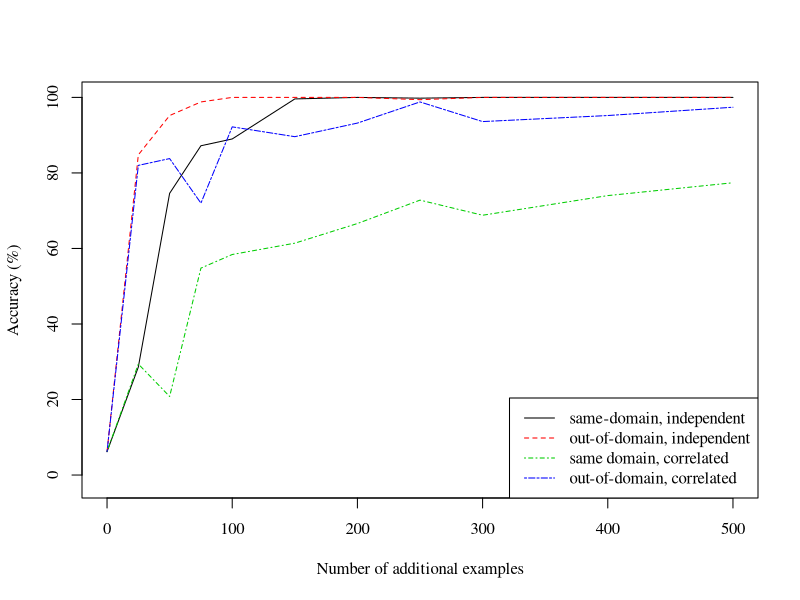

Write R code to recreate this figure.
# Make plot about artificial data
pdf('fig-artificial-aug.pdf', width=5, height=5, pagecentre=T)
par(family='serif')
x = c(0, 25, 50, 75, 100, 150, 200, 250, 300, 400, 500)
y_entities = c(6.2, 29.4, 20.8, 54.8, 58.4, 61.4, 66.6, 72.8, 68.8, 74.0, 77.4)
# y_nesting = c(6.2, 73.8, 84.8, 78.6, 87.4, 84.8, 88.8, 93.4, 68.8, 95.4, 80.4)
y_both = c(6.2, 82.0, 83.8, 72.0, 92.2, 89.6, 93.2, 98.8, 93.6, 95.2, 97.4)
y_more_depth2 = c(6.2, 28.6, 74.6, 87.2, 89.0, 99.6, 100, 99.8, 100, 100, 100)
y_more_depth4 = c(6.2, 84.8, 95.2, 98.8, 100, 100, 100, 99.4, 100, 100, 100)

#y_min = min(c(min(y_entities), min(y_nesting), min(y_both)))
y_min = 0
plot(x, y_more_depth2, col='black', ylim=c(y_min - 2, 100), type='l',
     xlab='Number of additional examples',
     ylab='Accuracy (%)',
     #cex=1.5, cex.axis=1.5, cex.lab=1.5) 
     )
lines(x, y_more_depth4, col='red', lty='dashed')
lines(x, y_entities, col='green3', lty='dotdash')
#lines(x, y_nesting, col='blue', lty='dotted')
lines(x, y_both, col='blue', lty='twodash')
legend('bottomright', 
       c('same-domain, independent', 'out-of-domain, independent',
         'same domain, correlated', 'out-of-domain, correlated'),
       col=c('black', 'red', 'green3', 'blue'),
       lty=c('solid', 'dashed', 'dotdash', 'twodash'))
dev.off()
